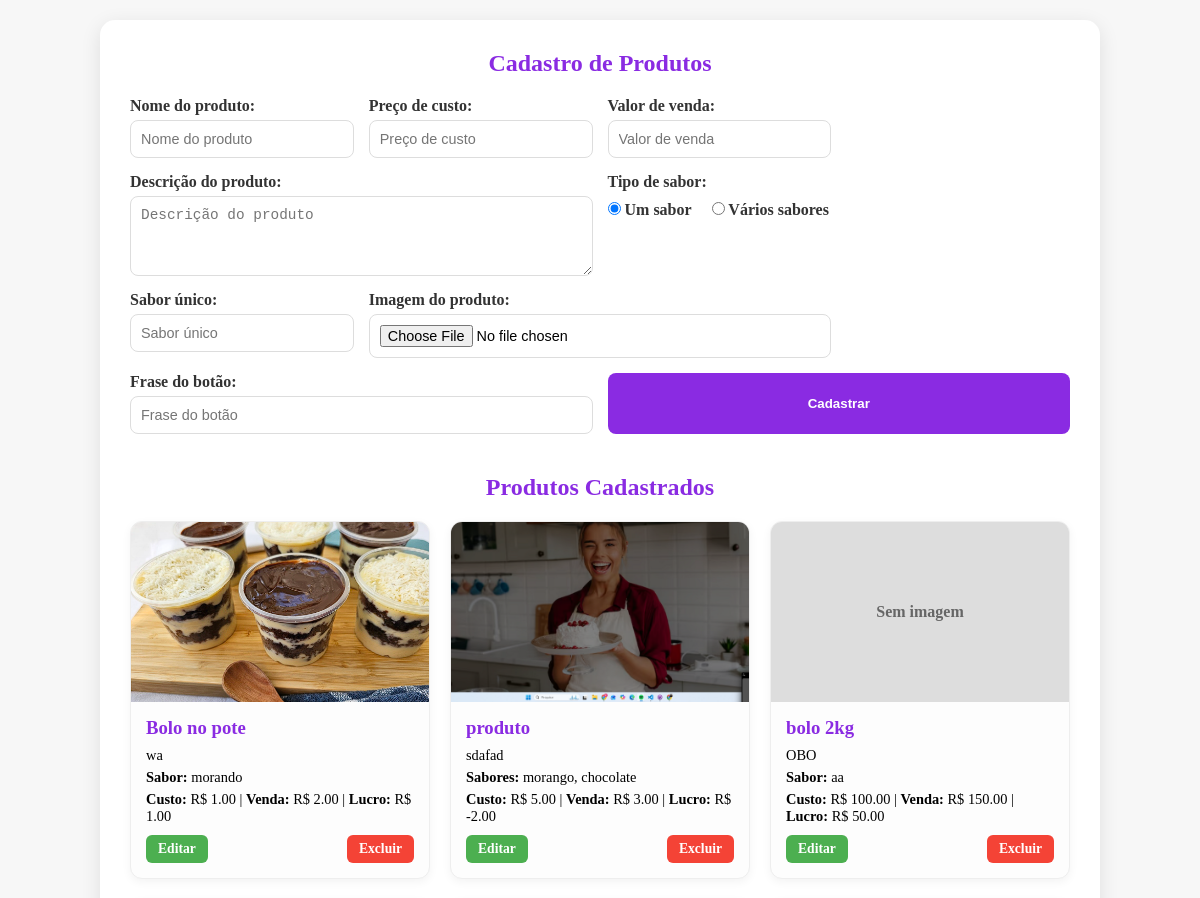
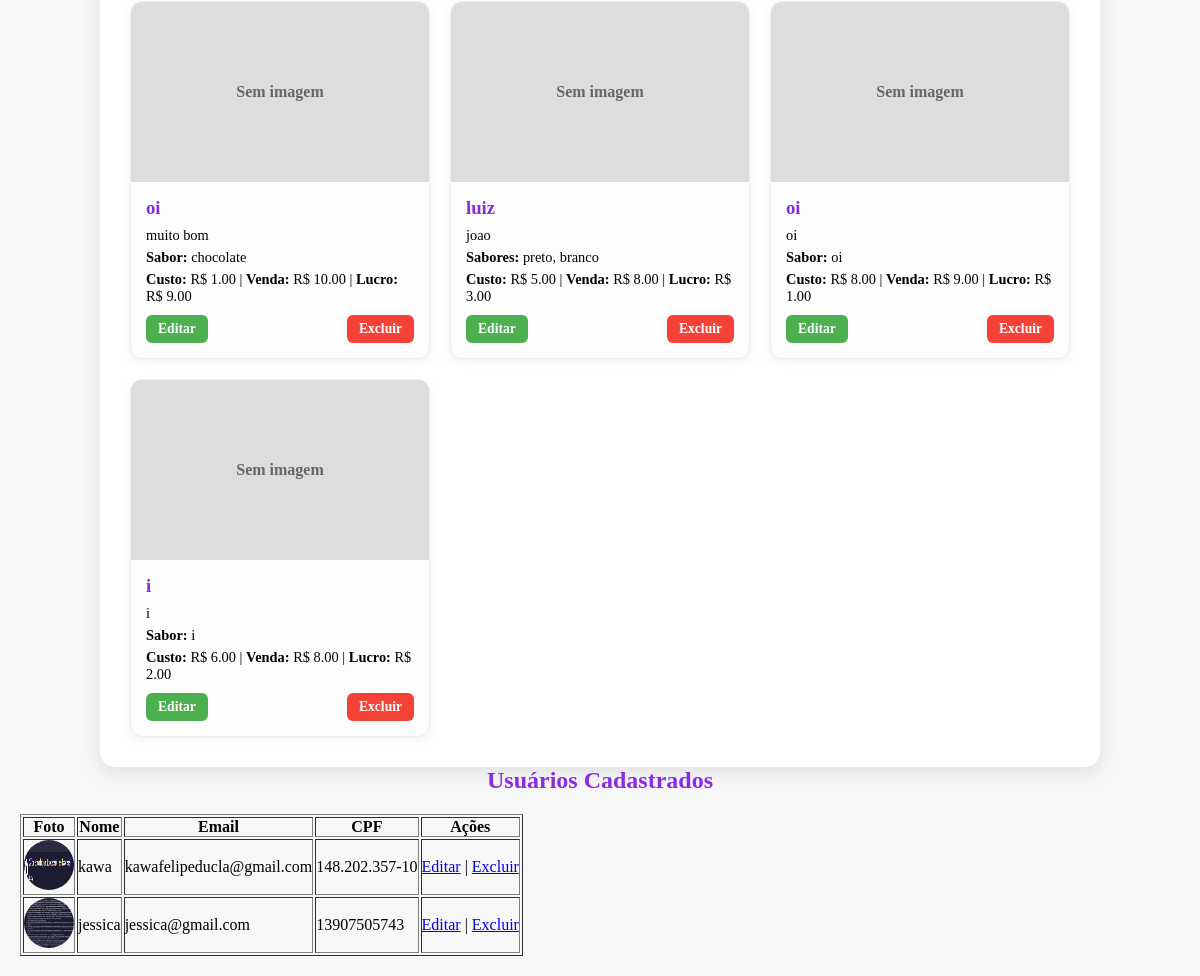
The page /admin on the database its author committed (2 pictures, top to bottom).
### app/models.py (models this page shows, shortened)
class Produto(db.Model):
    id = db.Column(db.Integer, primary_key=True)
    nome = db.Column(db.String(100), nullable=False)
    preco_custo = db.Column(db.Float, nullable=False)
    valor_venda = db.Column(db.Float, nullable=False)
    lucro = db.Column(db.Float, nullable=False)
    descricao = db.Column(db.Text, nullable=False)
    tipo_sabor = db.Column(db.String(20), nullable=False)
    sabor_unico = db.Column(db.String(50), nullable=True)
    sabores = db.Column(db.Text, nullable=True)
    frase_botao = db.Column(db.String(50), nullable=False)
    imagem = db.Column(db.String(100), nullable=True)

class Usuario(db.Model):
    id = db.Column(db.Integer, primary_key=True)
    nome = db.Column(db.String(100), nullable=False)
    email = db.Column(db.String(120), nullable=False, unique=True)
    senha_hash = db.Column(db.String(200), nullable=False)
    cpf = db.Column(db.String(14), nullable=True, unique=True)
    cep = db.Column(db.String(10), nullable=False)
    rua = db.Column(db.String(150), nullable=False)
    bairro = db.Column(db.String(100), nullable=True)
    cidade = db.Column(db.String(100), nullable=True)
    tipo_residencia = db.Column(db.String(20), nullable=False)  # 'casa' ou 'apartamento'
    numero = db.Column(db.String(20), nullable=False)  # número da casa ou bloco/apto
    complemento = db.Column(db.String(100), nullable=True)
    imagem = db.Column(db.String(100), nullable=True, default='default-avatar.png')

### app/view.py (the view, shortened to what this page needs)
@app.route('/admin', methods=['GET', 'POST'])
def admin():
    produtos = Produto.query.all()
    usuarios = Usuario.query.all()
    return render_template('admin.html', produtos=produtos, usuarios=usuarios)

### app/templates/admin.html (shortened to what this page needs)
<!DOCTYPE html>
<html lang="pt-br">
<head>
    <link rel="stylesheet" href="{{ url_for('static', filename='css/admin.css') }}">
</head>
<body>
    <div class="admin-container">
        <h2>Cadastro de Produtos</h2>
        <form method="POST" enctype="multipart/form-data" class="form-produto">
            <div class="form-group">
                <label for="nome">Nome do produto:</label>
                <input type="text" name="nome" id="nome" placeholder="Nome do produto" required>
            </div>
            <div class="form-group">
                <label for="preco_custo">Preço de custo:</label>
                <input type="number" step="0.01" name="preco_custo" id="preco_custo" placeholder="Preço de custo"
                    required>
            </div>
            <div class="form-group">
                <label for="valor_venda">Valor de venda:</label>
                <input type="number" step="0.01" name="valor_venda" id="valor_venda" placeholder="Valor de venda"
                    required>
            </div>
            <div class="form-group full-width">
                <label for="descricao">Descrição do produto:</label>
                <textarea name="descricao" id="descricao" placeholder="Descrição do produto" required></textarea>
            </div>
            <div class="form-group full-width">
                <label>Tipo de sabor:</label>
                <div class="tipo-sabor">
                    <label>
                        <input type="radio" name="tipo_sabor" value="um" checked onclick="toggle()"> Um sabor
                    </label>
                    <label>
                        <input type="radio" name="tipo_sabor" value="varios" onclick="toggle()"> Vários sabores
                    </label>
                </div>
            </div>
            <div class="form-group" id="um">
                <label for="sabor_unico">Sabor único:</label>
                <input type="text" name="sabor_unico" id="sabor_unico" placeholder="Sabor único">
            </div>
            <div class="form-group full-width">
                <label for="imagem">Imagem do produto:</label>
                <input type="file" name="imagem" id="imagem" accept="image/*">
            </div>
            <div class="form-group full-width">
                <label for="frase_botao">Frase do botão:</label>
                <input type="text" name="frase_botao" id="frase_botao" placeholder="Frase do botão" required>
            </div>
            <button type="submit">Cadastrar</button>
        </form>
        <h2>Produtos Cadastrados</h2>
        <div class="produtos-cadastrados">
            {% for produto in produtos %}
            <div class="produto-card">
                {% if produto.imagem %}
                <img src="{{ url_for('static', filename='img/produtos/' + produto.imagem) }}" alt="{{ produto.nome }}">
                {% else %}
                <div class="sem-imagem">Sem imagem</div>
                {% endif %}
                <div class="info">
                    <h3>{{ produto.nome }}</h3>
                    <p>{{ produto.descricao }}</p>
                    {% if produto.tipo_sabor == "um" %}
                    <p><strong>Sabor:</strong> {{ produto.sabor_unico }}</p>
                    {% else %}
                    <p><strong>Sabores:</strong> {{ produto.sabores }}</p>
                    {% endif %}
                    <p><strong>Custo:</strong> R$ {{ "%.2f"|format(produto.preco_custo) }} |
                        <strong>Venda:</strong> R$ {{ "%.2f"|format(produto.valor_venda) }} |
                        <strong>Lucro:</strong> R$ {{ "%.2f"|format(produto.lucro) }}
                    </p>
                    <div class="acoes-produto">
                        <a href="{{ url_for('editar_produto', id=produto.id) }}" class="btn-editar">Editar</a>
                        <a href="{{ url_for('deletar_produto', id=produto.id) }}" class="btn-deletar"
                            onclick="return confirm('Deseja realmente excluir este produto?');">Excluir</a>
                    </div>
                </div>
            </div>
            {% endfor %}
        </div>
    </div>
    <h2>Usuários Cadastrados</h2>
    <table border="1" cellpadding="8">
        <tr>
            <th>Foto</th>
            <th>Nome</th>
            <th>Email</th>
            <th>CPF</th>
            <th>Ações</th>
        </tr>
        {% for usuario in usuarios %}
        <tr>
            <td>
                <img src="{{ url_for('static', filename='img/usuarios/' + usuario.imagem) }}" width="50" height="50"
                    style="border-radius:50%;">
            </td>
            <td>{{ usuario.nome }}</td>
            <td>{{ usuario.email }}</td>
            <td>{{ usuario.cpf if usuario.cpf else '-' }}</td>
            <td>
                <a href="{{ url_for('editar_usuario', id=usuario.id) }}">Editar</a> |
                <a href="{{ url_for('deletar_usuario', id=usuario.id) }}"
                    onclick="return confirm('Deseja realmente excluir este usuário?');">Excluir</a>
            </td>
        </tr>
        {% endfor %}
    </table>
</body>
</html>

### app/static/css/admin.css (style rules this page uses)
* { margin: 0; padding: 0; box-sizing: border-box; }
body { background-color: #f7f7f7; font-family: "Playfair Display SC", serif; padding: 20px; }
.admin-container { max-width: 1000px; margin: 0 auto; background: #fff; padding: 30px; border-radius: 15px; box-shadow: 0 5px 20px rgba(0,0,0,0.1); }
h2 { text-align: center; margin-bottom: 20px; color: blueviolet; }
.form-produto { display: grid; grid-template-columns: repeat(auto-fit, minmax(220px, 1fr)); gap: 15px; margin-bottom: 40px; }
.form-group { display: flex; flex-direction: column; }
.form-group.full-width { grid-column: span 2; }
label { margin-bottom: 5px; font-weight: bold; color: #333; }
input, textarea { padding: 10px; border: 1px solid #ddd; border-radius: 8px; font-size: 0.9rem; }
textarea { min-height: 80px; resize: vertical; }
.tipo-sabor { display: flex; gap: 20px; margin-top: 5px; }
button { grid-column: span 2; padding: 12px; background-color: blueviolet; color: white; font-weight: bold; border: none; border-radius: 8px; cursor: pointer; transition: all 0.3s; }
.produtos-cadastrados { display: grid; grid-template-columns: repeat(auto-fit, minmax(250px, 1fr)); gap: 20px; }
.produto-card { background: #fdfdfd; border: 1px solid #eee; border-radius: 12px; overflow: hidden; box-shadow: 0 3px 10px rgba(0,0,0,0.05); display: flex; flex-direction: column; transition: transform 0.2s; }
.produto-card img { width: 100%; height: 180px; object-fit: cover; }
.sem-imagem { width: 100%; height: 180px; display: flex; align-items: center; justify-content: center; background: #ddd; color: #666; font-weight: bold; }
.produto-card .info { padding: 15px; }
.produto-card .info h3 { margin-bottom: 8px; color: blueviolet; }
.produto-card .info p { margin-bottom: 5px; font-size: 0.9rem; }
.acoes-produto { display: flex; justify-content: space-between; margin-top: 10px; }
.acoes-produto a { padding: 6px 12px; border-radius: 6px; color: white; text-decoration: none; font-weight: bold; font-size: 0.85rem; transition: 0.2s; }
.btn-editar { background-color: #4caf50; }
.btn-deletar { background-color: #f44336; }

### rows shown on the page
Produto: imagem (picture), nome "Bolo no pote", descricao "wa", sabor_unico "morando", preco_custo "1.00", valor_venda "2.00", lucro "1.00"
Produto: imagem+nome (picture), nome "produto", descricao "sdafad", sabores "morango, chocolate", preco_custo "5.00", valor_venda "3.00", lucro "-2.00"
Produto: shows "Sem imagem", nome "bolo 2kg", descricao "OBO", sabor_unico "aa", preco_custo "100.00", valor_venda "150.00", lucro "50.00"
Produto: shows "Sem imagem", nome "oi", descricao "muito bom", sabor_unico "chocolate", preco_custo "1.00", valor_venda "10.00", lucro "9.00"
Produto: shows "Sem imagem", nome "luiz", descricao "joao", sabores "preto, branco", preco_custo "5.00", valor_venda "8.00", lucro "3.00"
Produto: shows "Sem imagem", nome "oi", descricao "oi", sabor_unico "oi", preco_custo "8.00", valor_venda "9.00", lucro "1.00"
Produto: shows "Sem imagem", nome "i", descricao "i", sabor_unico "i", preco_custo "6.00", valor_venda "8.00", lucro "2.00"
Usuario: imagem (picture), nome "kawa", email "kawafelipeducla@gmail.com", cpf "148.202.357-10"
Usuario: imagem (picture), nome "jessica", email "jessica@gmail.com", cpf "13907505743"
